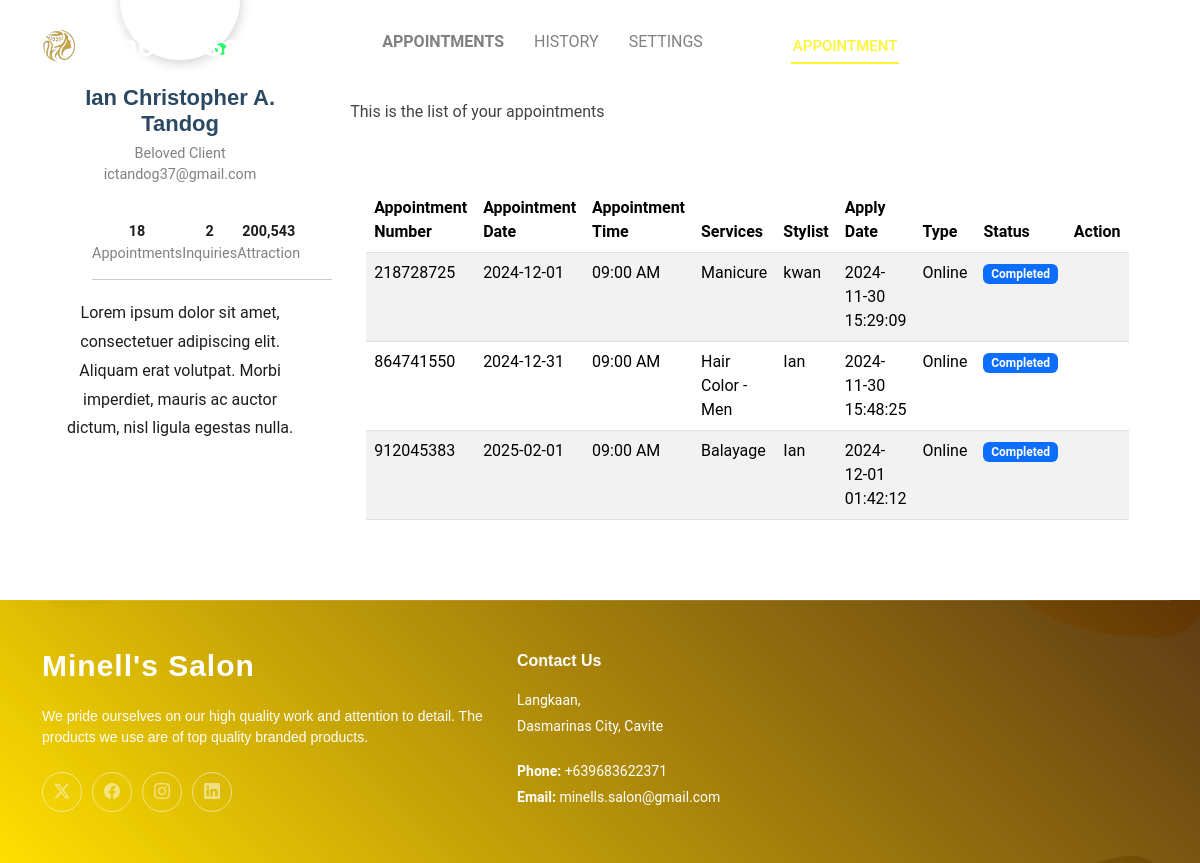
/client/test.php (signed in), run on the app's committed database.
### tables this page shows
CREATE TABLE `tbluser` (
  `id` int(11) NOT NULL,
  `name` varchar(50) NOT NULL,
  `email` varchar(50) NOT NULL,
  `password` varchar(75) NOT NULL,
  `otp` varchar(6) DEFAULT NULL,
  `is_verified` tinyint(1) DEFAULT 0,
  `reg_date` datetime NOT NULL DEFAULT current_timestamp()
);

CREATE TABLE `tblappointment` (
  `ID` int(10) NOT NULL,
  `AptNumber` varchar(80) DEFAULT NULL,
  `Name` varchar(120) DEFAULT NULL,
  `Email` varchar(120) DEFAULT NULL,
  `PhoneNumber` bigint(11) DEFAULT NULL,
  `AptDate` varchar(120) DEFAULT NULL,
  `AptTime` varchar(120) DEFAULT NULL,
  `Services` varchar(120) DEFAULT NULL,
  `ApplyDate` timestamp NULL DEFAULT current_timestamp(),
  `Remark` varchar(250) NOT NULL,
  `Status` varchar(50) NOT NULL,
  `RemarkDate` timestamp NULL DEFAULT NULL,
  `Stylist` varchar(100) DEFAULT NULL,
  `Type` enum('Online','Walk-in') NOT NULL,
  `Price` decimal(10,2) DEFAULT NULL,
  `Branch` varchar(50) DEFAULT NULL
);

### client/test.php (the view, shortened to what this page needs)
<?php
include('includes/dbconnection.php');
$email = $_SESSION['email'];
$query = mysqli_query($con, "SELECT Name, Email FROM tbluser WHERE Email='$email'");
$row = mysqli_fetch_array($query);
$name = $row['Name'];
$email = $row['Email'];
$appointmentCountQuery = mysqli_query($con, "SELECT COUNT(*) as total FROM tblappointment WHERE Email='$email'");
$appointmentCountRow = mysqli_fetch_array($appointmentCountQuery);
$appointmentCount = $appointmentCountRow['total'];
$inquiryCountQuery = mysqli_query($con, "SELECT COUNT(*) as total FROM tblinquiry WHERE Email='$email'");
$inquiryCountRow = mysqli_fetch_array($inquiryCountQuery);
$inquiryCount = isset($inquiryCountRow['total']) ? $inquiryCountRow['total'] : 0;
?>
<!DOCTYPE html>
<html lang="en">
  <head>
    <link rel="stylesheet"href="https://cdnjs.cloudflare.com/ajax/libs/font-awesome/6.1.1/css/all.min.css"/>
    <link href="assets/css/view-profile.css" rel="stylesheet">
    <link href="assets/vendor/bootstrap/css/bootstrap.min.css" rel="stylesheet">
    <link href="assets/vendor/bootstrap-icons/bootstrap-icons.css" rel="stylesheet">
    <link href="assets/vendor/aos/aos.css" rel="stylesheet">
    <link href="assets/vendor/glightbox/css/glightbox.min.css" rel="stylesheet">
    <link href="assets/vendor/swiper/swiper-bundle.min.css" rel="stylesheet">
    <link href="assets/css/main.css" rel="stylesheet">
    <link rel="stylesheet" href="https://cdn.datatables.net/1.13.4/css/dataTables.bootstrap5.min.css">
    <link rel="stylesheet" href="https://cdn.datatables.net/responsive/2.4.1/css/responsive.bootstrap5.min.css">
  </head>
  <body>
  <header id="header" class="header d-flex align-items-center fixed-top">
    <div class="container-fluid container-xl position-relative d-flex align-items-center">
      <a href="homepage.php" class="logo d-flex align-items-center me-auto">
        <img src="assets/img/minell-logo-nobg.png" alt="Minnel's Salon">
        <h1 class="sitename">Minell's Salon</h1>
      </a>
      <nav id="navmenu" class="navmenu">
        <ul>
          <li><a href="homepage.php" >HOME</a></li>
          <li><a href="appointment.php" class="active">APPOINTMENT</a></li>
          <li class="dropdown"><a href="#"><?php echo htmlspecialchars(strtoupper($name)); ?></span> <i class="bi bi-chevron-down toggle-dropdown"></i></a>
        </ul>
      </nav>
    </div>
  </header>
    <div class="header__wrapper">
      <div class="cols__container">
        <div class="left__col">
          <div class="img__container">
            <img src="assets/img/default-profile.jpg" alt="user-profile"/>
            <span></span>
          </div>
          <h2><?php echo htmlspecialchars($name); ?></h2>
          <p>Beloved Client</p>
          <p><?php echo $email; ?></p>
          <ul class="about">
            <li><span><?php echo $appointmentCount; ?></span> Appointments</li>
            <li><span><?php echo $inquiryCount;?></span>Inquiries</li>
            <li><span>200,543</span>Attraction</li>
          </ul>
          <div class="content">
            <p>
              Lorem ipsum dolor sit amet, consectetuer adipiscing elit. Aliquam
              erat volutpat. Morbi imperdiet, mauris ac auctor dictum, nisl
              ligula egestas nulla.
            </p>
          </div>
        </div>
        <div class="right__col">
          <nav>
            <ul>
              <li><a href="#" data-tab="Appointments" class="tab-link active-link">Appointments</a></li>
              <li><a href="#" data-tab="history" class="tab-link">History</a></li>
              <li><a href="#" data-tab="settings" class="tab-link">Settings</a></li>
            </ul>
          </nav>
          <div class="tab-content" id="Appointments">
              <p>This is the list of your appointments</p>
              <div class="container p-3 my-5">
                <table id="example" class="table table-striped" style="width:100%">
                          <thead>
                              <tr>
                                  <th>Appointment Number</th>
                                  <th>Appointment Date</th>
                                  <th>Appointment Time</th>
                                  <th>Services</th>
                                  <th>Stylist</th>
                                  <th>Apply Date</th>
                                  <th>Type</th>
                                  <th>Status</th>
                                  <th>Action</th>
                              </tr>
                          </thead>
                          <tbody>
                              <?php
                              $currentDateTime = new DateTime();
                              $ret = mysqli_query($con, "SELECT * FROM tblappointment WHERE Email='$email' AND Status IN (0, 1)");
                              while ($row = mysqli_fetch_array($ret)) {
                                  $appointmentDateTime = new DateTime($row['AptDate'] . ' ' . $row['AptTime']);
                                  if ($currentDateTime >= $appointmentDateTime && $row['Status'] == 0) {
                                      $row['Status'] = 1;
                                  }
                                  $interval = $currentDateTime->diff($appointmentDateTime);
                                  if ($interval->days >= 1 && $row['Status'] == 1) {
                                      $row['Status'] = 3;
                                  }
                              ?>
                              <tr>
                                  <td><?php echo $row['AptNumber']; ?></td>
                                  <td><?php echo $row['AptDate']; ?></td>
                                  <td><?php echo $row['AptTime']; ?></td>
                                  <td><?php echo $row['Services']; ?></td>
                                  <td><?php echo $row['Stylist']; ?></td>
                                  <td><?php echo $row['ApplyDate']; ?></td>
                                  <td><?php echo $row['Type']; ?></td>
                                  <td class="fw-medium">
                                      <?php
                                      if ($row['Status'] == 0) {
                                          echo '<div class="badge bg-warning">Upcoming</div>';
                                      } elseif ($row['Status'] == 1) {
                                          echo '<div class="badge bg-success">Ongoing</div>';
                                      } elseif ($row['Status'] == 2) {
                                          echo '<div class="badge bg-danger">Cancelled</div>';
                                      } elseif ($row['Status'] == 3) {
                                          echo '<div class="badge bg-primary">Completed</div>';
                                      } elseif ($row['Status'] == 4) {
                                          echo '<div class="badge bg-secondary">No-Show</div>';
                                      }
                                      ?>
                                  </td>
                                  <td>
                                  </td>
                              </tr>
                              <?php } ?>
                          </tbody>
                      </table>
                  </div>
          </div>
        </div>
      </div>
    </div>
    <footer id="footer" class="footer accent-background">
    <div class="container footer-top">
        <div class="row gy-4">
          <div class="col-lg-5 col-md-12 footer-about">
            <a href="index.php" class="logo d-flex align-items-center">
              <span class="sitename">Minell's Salon</span>
            </a>
            <p>We pride ourselves on our high quality work and attention to detail. The products we use are of top quality branded products.</p>
            <div class="social-links d-flex mt-4">
              <a href=""><i class="bi bi-twitter-x"></i></a>
              <a href=""><i class="bi bi-facebook"></i></a>
              <a href=""><i class="bi bi-instagram"></i></a>
              <a href=""><i class="bi bi-linkedin"></i></a>
            </div>
          </div>
          <div class="col-lg-3 col-md-12 footer-contact text-center text-md-start">
            <h4>Contact Us</h4>
            <p>Langkaan,</p>
            <p>Dasmarinas City, Cavite</p>
            <p class="mt-4"><strong>Phone:</strong> <span>+639683622371</span></p>
            <p><strong>Email:</strong> <span>minells.salon@gmail.com</span></p>
          </div>
        </div>
      </div>
    </footer>
  </body>
</html>

### client/assets/css/view-profile.css (style rules this page uses)
body { width: 100%; margin: 0; padding: 0; box-sizing: border-box; min-height: 100vh; }
ul { list-style-type: none; margin: 0; padding: 0; display: flex; align-items: center; }
a { text-decoration: none; }
.header__wrapper .cols__container .left__col { padding: 25px 20px; text-align: center; max-width: 350px; position: relative; margin: 0 auto; }
.header__wrapper .cols__container .left__col .img__container { position: absolute; top: -60px; left: 50%; transform: translatex(-50%); }
.header__wrapper .cols__container .left__col .img__container img { width: 120px; height: 120px; object-fit: cover; border-radius: 50%; display: block; box-shadow: 1px 3px 12px rgba(0, 0, 0, 0.18); }
.header__wrapper .cols__container .left__col .img__container span { position: absolute; background: #2afa6a; width: 16px; height: 16px; border-radius: 50%; bottom: 3px; right: 11px; border: 2px solid #fff; }
.header__wrapper .cols__container .left__col h2 { margin-top: 60px; font-weight: 600; font-size: 22px; margin-bottom: 5px; }
.header__wrapper .cols__container .left__col p { font-size: 0.9rem; color: #818181; margin: 0; }
.header__wrapper .cols__container .left__col .about { justify-content: space-between; position: relative; margin: 35px 0; }
.header__wrapper .cols__container .left__col .about li { display: flex; flex-direction: column; color: #818181; font-size: 0.9rem; }
.header__wrapper .cols__container .left__col .about li span { color: #1d1d1d; font-weight: 600; }
.header__wrapper .cols__container .left__col .about:after { position: absolute; content: ""; bottom: -16px; display: block; background: #cccccc; height: 1px; width: 100%; }
.header__wrapper .cols__container .content p { font-size: 1rem; color: #1d1d1d; line-height: 1.8em; }
.header__wrapper .cols__container .right__col nav { display: flex; align-items: center; padding: 30px 0; justify-content: space-between; flex-direction: column; }
.header__wrapper .cols__container .right__col nav ul { display: flex; gap: 20px; flex-direction: column; }
.header__wrapper .cols__container .right__col nav ul li a { text-transform: uppercase; color: #818181; }
@media (min-width: 868px) { .header__wrapper .cols__container { max-width: 1200px; margin: 0 auto; width: 90%; justify-content: space-between; display: grid; grid-template-columns: 1fr 2fr; gap: 50px; } }
@media (min-width: 868px) { .header__wrapper .cols__container .left__col { padding: 25px 0px; } }
@media (min-width: 868px) { .header__wrapper .cols__container .right__col nav ul { flex-direction: row; gap: 30px; } }
@media (min-width: 1017px) { .header__wrapper .cols__container .left__col { margin: 0; margin-right: auto; } }
@media (min-width: 1017px) { .header__wrapper .cols__container .right__col nav { flex-direction: row; } }
.tab-content { display: none; }
.tab-content.active { display: block; }
.active-link { font-weight: 600; color: #000000; }

### data on the page
tbluser: name "Ian Christopher A. Tandog", email "ictandog37@gmail.com"
tblappointment: AptNumber "218728725", AptDate "2024-12-01", AptTime "09:00 AM", Services "Manicure", Stylist "kwan", ApplyDate "2024-11-30 15:29:09", Type "Online"
tblappointment: AptNumber "864741550", AptDate "2024-12-31", AptTime "09:00 AM", Services "Hair Color - Men", Stylist "Ian", ApplyDate "2024-11-30 15:48:25", Type "Online"
tblappointment: AptNumber "912045383", AptDate "2025-02-01", AptTime "09:00 AM", Services "Balayage", Stylist "Ian", ApplyDate "2024-12-01 01:42:12", Type "Online"

### other printed values
$appointmentCount "18"
$inquiryCount "2"
